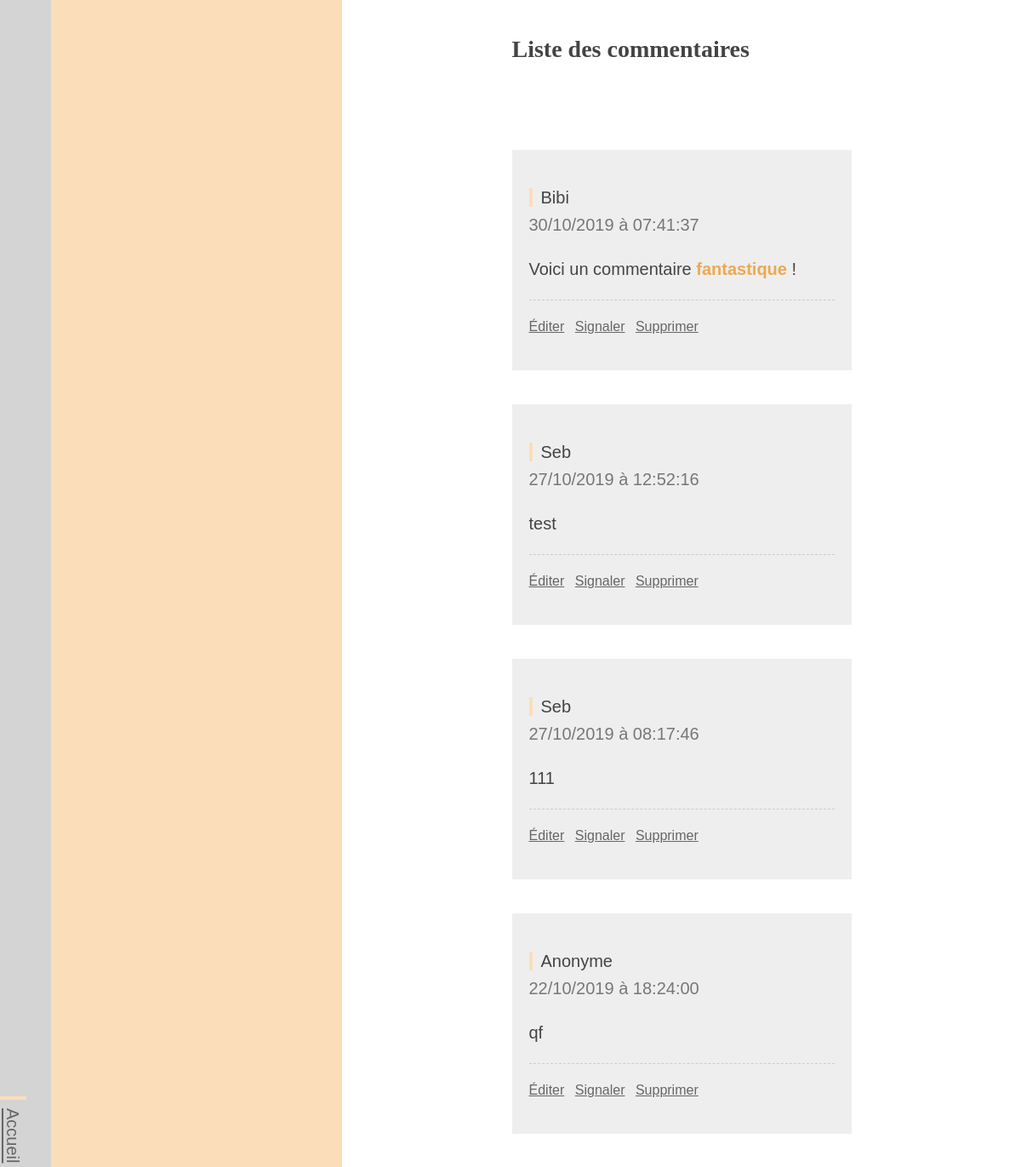
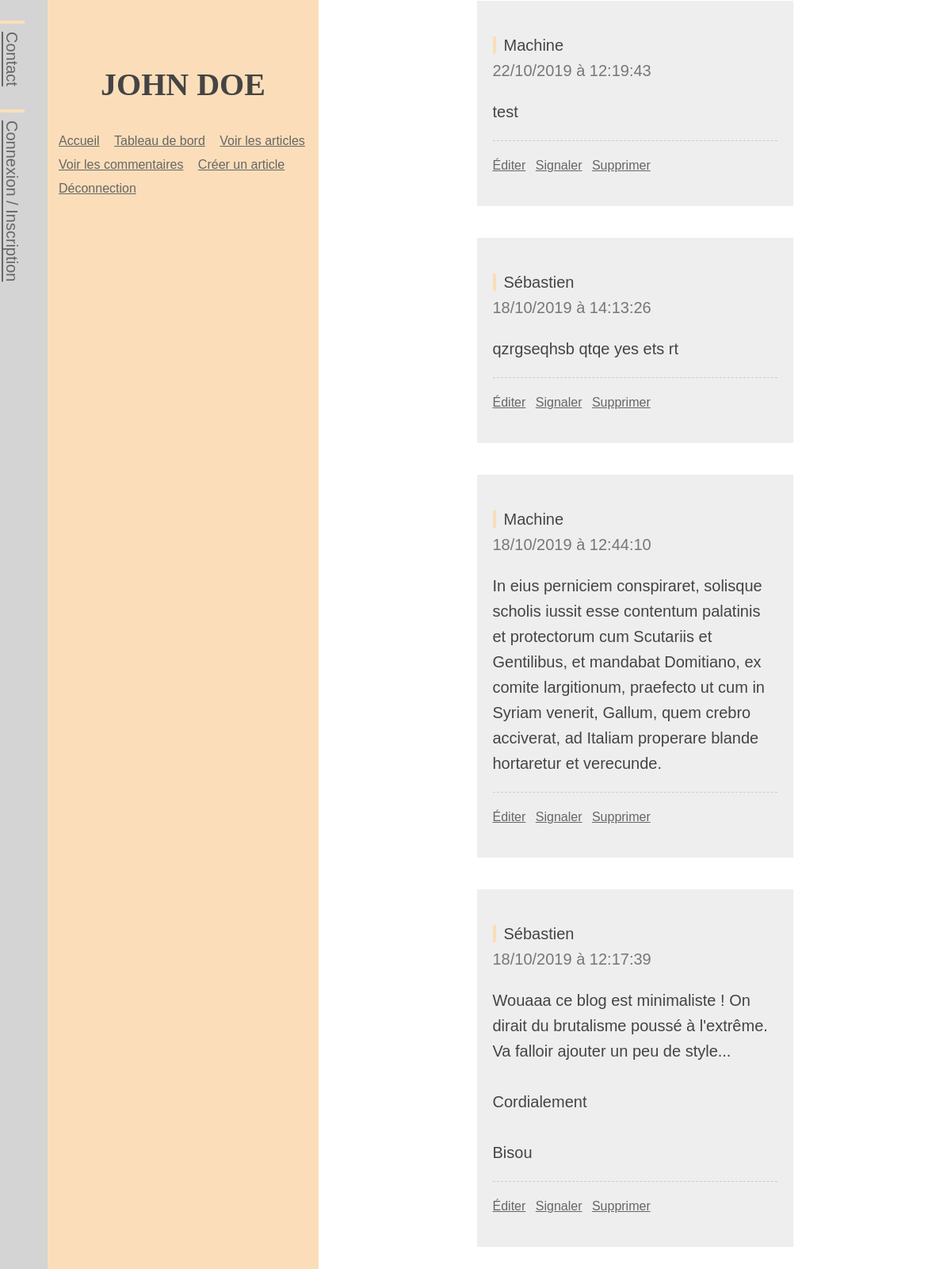
The page /index.php?action=adminListComments (signed in) on the database its author committed (2 pictures, top to bottom).
### tables this page shows
CREATE TABLE IF NOT EXISTS `comments` (
  `id` int(11) NOT NULL AUTO_INCREMENT,
  `post_id` int(11) NOT NULL,
  `author` varchar(255) NOT NULL,
  `comment` text NOT NULL,
  `comment_date` datetime NOT NULL,
  `reporting` tinyint(1) DEFAULT NULL,
  PRIMARY KEY (`id`)
);

### controller/backend.php (called while the page is built, shortened)
<?php
require('./model/backend/CommentManager.php');
function adminListComments()
{
    $commentManager = new \SebastienSenechal\Miniblog\Model\Backend\CommentManager();
    $comments = $commentManager->getAllComments();
    require ('view/backend/listCommentsView.php');
}

### model/backend/CommentManager.php (called while the page is built, shortened)
<?php
class CommentManager extends Manager
{
  public function getAllComments()
  {
    $db = $this->dbConnect();
    $comments = $db->query('SELECT id, post_id, author, comment, reporting, DATE_FORMAT(comment_date, \'%d/%m/%Y à %H:%i:%s\') AS comment_date_fr FROM comments ORDER BY comment_date DESC');
    return $comments;
  }
}

### view/backend/listCommentsView.php (the view, shortened to what this page needs)
<header id="header">
  <h1>John Doe</h1>
  <?php include('./view/nav_backend.php') ?>
</header>
<div id="layout-post">
  <section id="content-news">
    <header>
      <h2>
          Liste des commentaires
      </h2>
    </header>
    <article class="news">
      <?php
      while ($comment = $comments->fetch())
      {
      ?>
        <aside class="content-comment">
          <p><span class="meta-content"><?= htmlspecialchars($comment['author']) ?><br />
          <span class="comment-date"><?= $comment['comment_date_fr'] ?></span></span></p>
          <p><?= nl2br($comment['comment']) ?></p>
          <ul class="admin-content">
            <li><a href="index.php?action=userUpdateComment&amp;id=<?= $comment['id'];?>">Éditer</a></li>
            <li><a href="#">Signaler</a></li>
            <li><a href="index.php?action=deleteComment&amp;id=<?= $comment['id'];?>">Supprimer</a></li>
          </ul>
        </aside>
      <?php
      }
      $comments->closeCursor(); ?>
    </article>
  </section>
</div>
<?php require('view/backend/template.php') ?>

### public/css/style.css (style rules this page uses)
*, *:before, *:after { outline: none; -webkit-box-sizing: inherit; -moz-box-sizing: inherit; box-sizing: inherit; -webkit-font-smoothing: antialiased; -moz-osx-font-smoothing: grayscale; }
html { width: 100vw; height: auto; }
body { margin: 0; padding: 0; width: 100vw; height:auto; color: #444; font-size: 20px; line-height: 30px; scroll-behavior: smooth; overflow:hidden; font-family: 'Nunito Sans', Verdana, sans-serif; }
p, address { font-size:1em;line-height:1.6em;font-weight:400; color:#444; }
a { font-size:1em; line-height:1.6em;font-weight:400; color:#666;text-decoration: underline; }
h1, h2, h3, h4 { font-family: 'Spectral', Georgia, serif; color: #444; }
h1 { text-transform:uppercase;font-weight:800; }
h2 { font-weight:700; }
strong { font-weight: bold; color: #EEA852; }
h1 { font-size: 2em; line-height: 1.5em; }
h2 { font-size: 1.4em; }
h2 span, h3 span, h4 span, p span { color:#777; }
.meta-content:first-child { border-left: 4px solid #fbdeb9; padding-left: 10px; color: #444; }
section { width:50%; margin: 1em auto; }
.news { border-bottom: 1px dotted #000; padding: 2em 0; }
.content-comment { margin-top: 2em; margin-bottom: 2em; padding: 1em; background: #eee; }
#header { width: 30%; height: 100vh; display: flex; flex-direction: column; justify-content: center; align-items: center; padding-left: 3em; background: #FBDEB9; color: #666; }
#layout-post { display: -ms-flexbox; display: -webkit-flex; display: flex; -webkit-flex-direction: column; -ms-flex-direction: column; flex-direction: column; -webkit-flex-wrap: nowrap; -ms-flex-wrap: nowrap; flex-wrap: nowrap; -webkit-justify-content: flex-start; -ms-flex-pack: start; justify-content: flex-start; -webkit-align-content: stretch; -ms-flex-line-pack: stretch; align-content: stretch; -webkit-align-items: stretch; -ms-flex-align: stretch; align-items: stretch; overflow-y: scroll; height: 100vh; width: 70%; }
.admin-content { list-style: none; padding-left: 0; padding-top: 1em; margin-top: 1em; border-top: 1px dashed #ccc; font-size: .8em; }
.admin-content li { display: inline-block; margin-right: .5em; }

### rows shown on the page
comments: author "Bibi", comment_date_fr "30/10/2019 à 07:41:37", comment "Voici un commentaire fantastique !"
comments: author "Seb", comment_date_fr "27/10/2019 à 12:52:16", comment "test"
comments: author "Seb", comment_date_fr "27/10/2019 à 08:17:46", comment "111"
comments: author "Anonyme", comment_date_fr "22/10/2019 à 18:24:00", comment "qf"
comments: author "Machine", comment_date_fr "22/10/2019 à 12:19:43", comment "test"
comments: author "Sébastien", comment_date_fr "18/10/2019 à 14:13:26", comment "qzrgseqhsb qtqe yes ets rt"
comments: author "Machine", comment_date_fr "18/10/2019 à 12:44:10", comment "In eius perniciem conspiraret, solisque scholis iussit esse contentum palatinis et protectorum cum Scutariis et Gentilibus, et mandabat Domitiano, ex comite largitionum, praefecto ut cum in Syriam venerit, Gallum, quem crebro acciverat, ad Italiam properare blande hortaretur et verecunde."
comments: author "Sébastien", comment_date_fr "18/10/2019 à 12:17:39", comment "Wouaaa ce blog est minimaliste ! On dirait du brutalisme poussé à l'extrême. Va falloir ajouter un peu de style... Cordialement Bisou"
